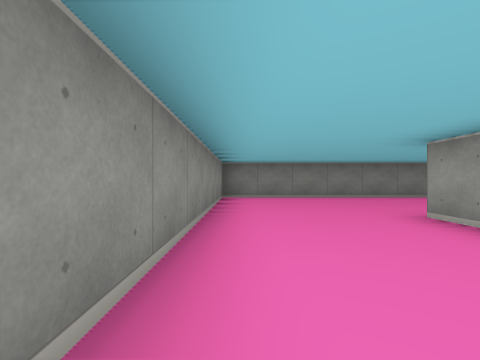
[1] (above)

16 first-person views from a walk through a cub3D level. The camera is about half as high as the walls, looks level and sees 85° across. The floor is counted in squares. Each view is taken from the middle of a square. On the plan, view 1 faces up. The plan holds only what a view shows up to about 9 squares ahead; the rest is blank.

[2]
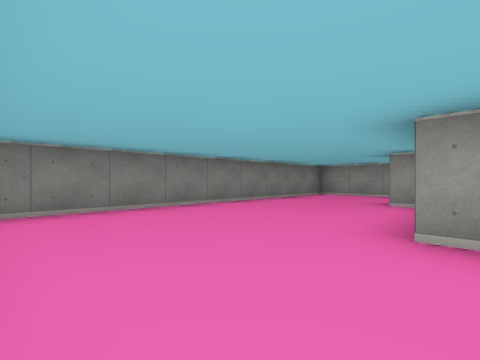

[3]
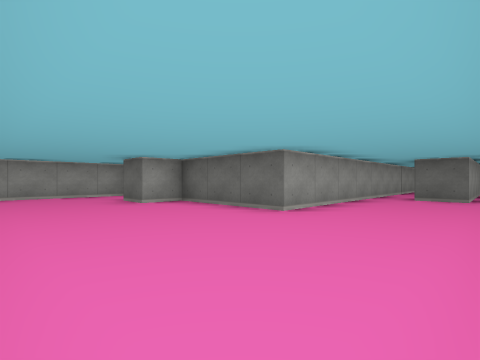

[4]
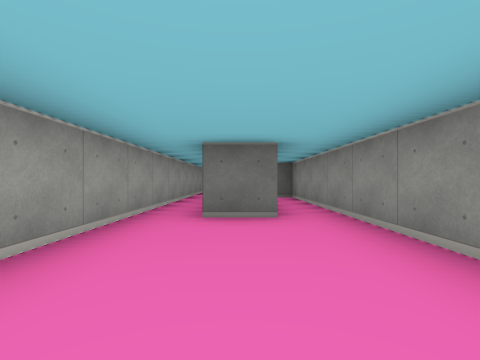

[5]
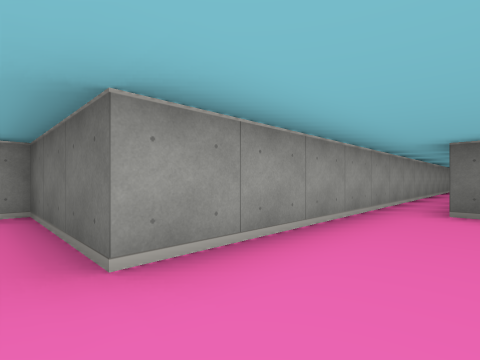

[6]
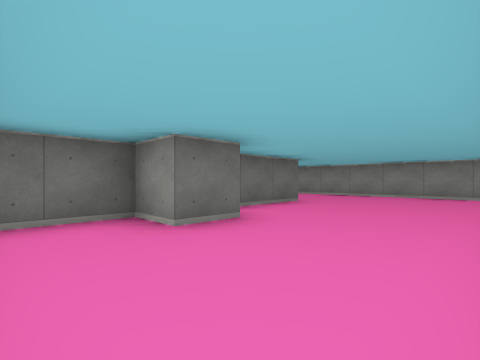

[7]
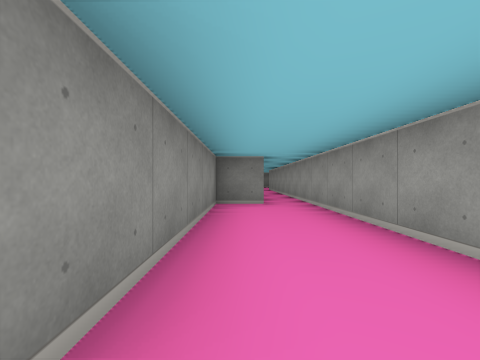

[8]
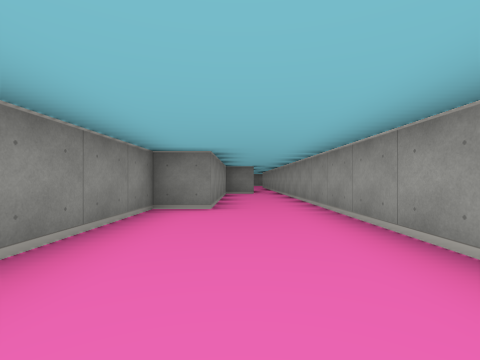

[9]
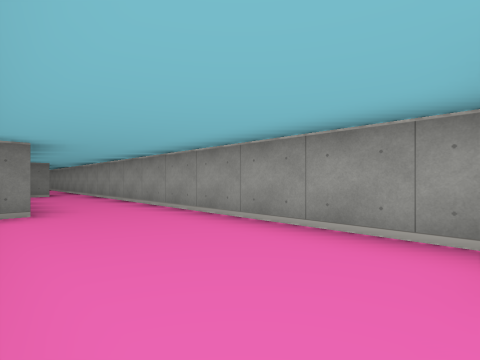

[10]
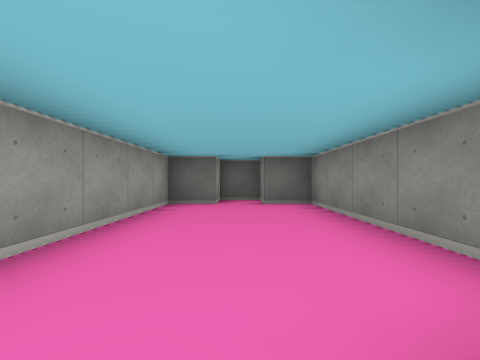

[11]
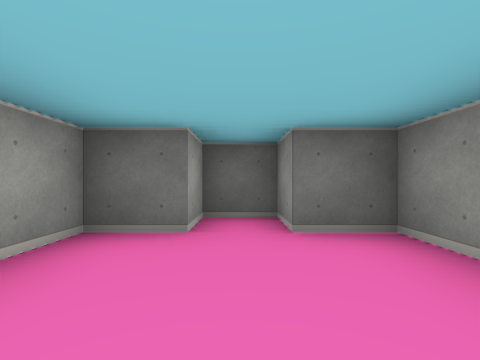

[12]
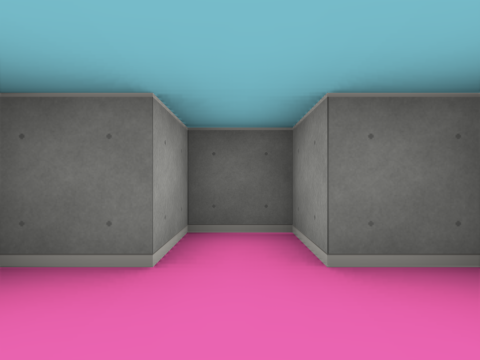

[13]
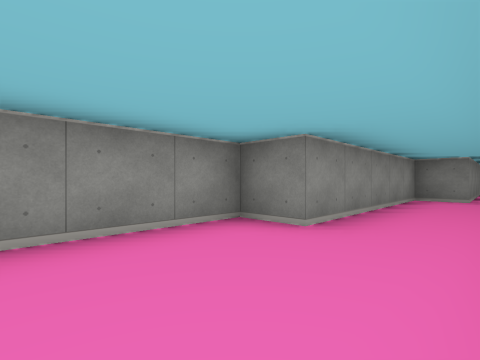

[14]
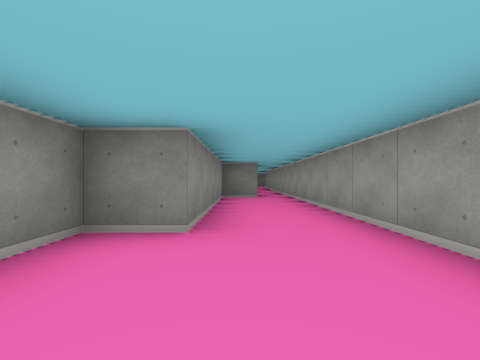

[15]
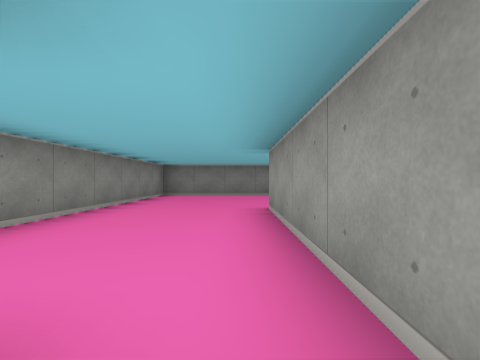

[16]
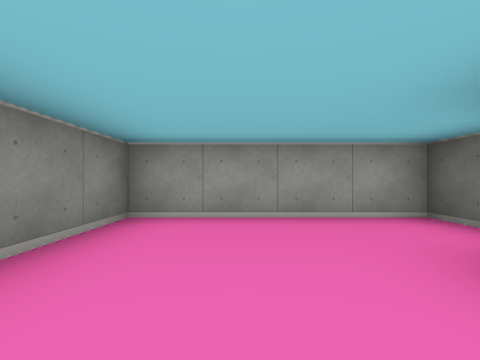

### Floor plan
Ten units are one square. View 1 is at (0, 0); x grows to the right and y downward. Boxes are objects, and circles mark ways between rooms. Rooms are numbered by the first view taken in them; rooms with no view inside come last. Other rooms are left out.
<svg viewBox="-10 -80 100 240">
<path fill="none" stroke="#000" d="M15 9 15 45M5 41 5 5 15 5M25 45 25 -35 55 -35 55 -45 65 -45 65 -35 85 -35 85 -75 -5 -75 -5 45 0 45M15 45 5 45 5 95 -5 95 -5 145 5 145 5 155 15 155 15 145 25 145 25 45"/>
<circle cx="20" cy="40" r="3" fill="#2a7"/>
<text x="30" y="-40">1</text>
<text x="10" y="100">2</text>
</svg>
Room 1 opens to room 2.

Where each view was taken, in squares from view 1:
view 1: 0 up, 0 right, facing up
view 2: 3 up, 0 right, facing up-right
view 3: 7 up, 0 right, facing down-right
view 4: 3 up, 1 right, facing down
view 5: 4 up, 1 right, facing down-right
view 6: 7 up, 8 right, facing down-left
view 7: 10 down, 1 right, facing up
view 8: 14 down, 1 right, facing up
view 9: 14 down, 0 right, facing up-right
view 10: 9 down, 1 right, facing down
view 11: 12 down, 1 right, facing down
view 12: 13 down, 1 right, facing down
view 13: 12 down, 2 right, facing up-left
view 14: 12 down, 1 right, facing up
view 15: 1 down, 2 right, facing up
view 16: 6 up, 5 right, facing right
